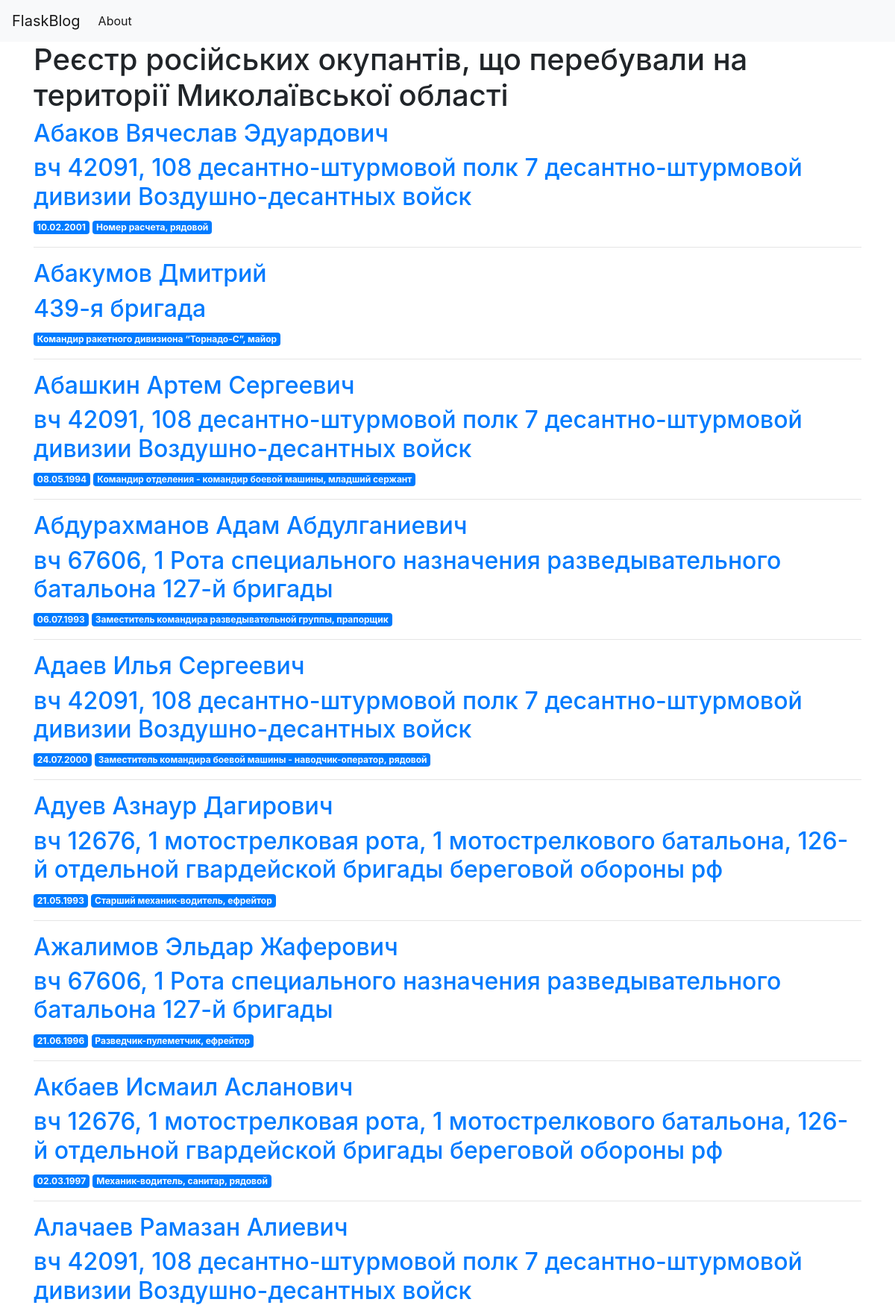
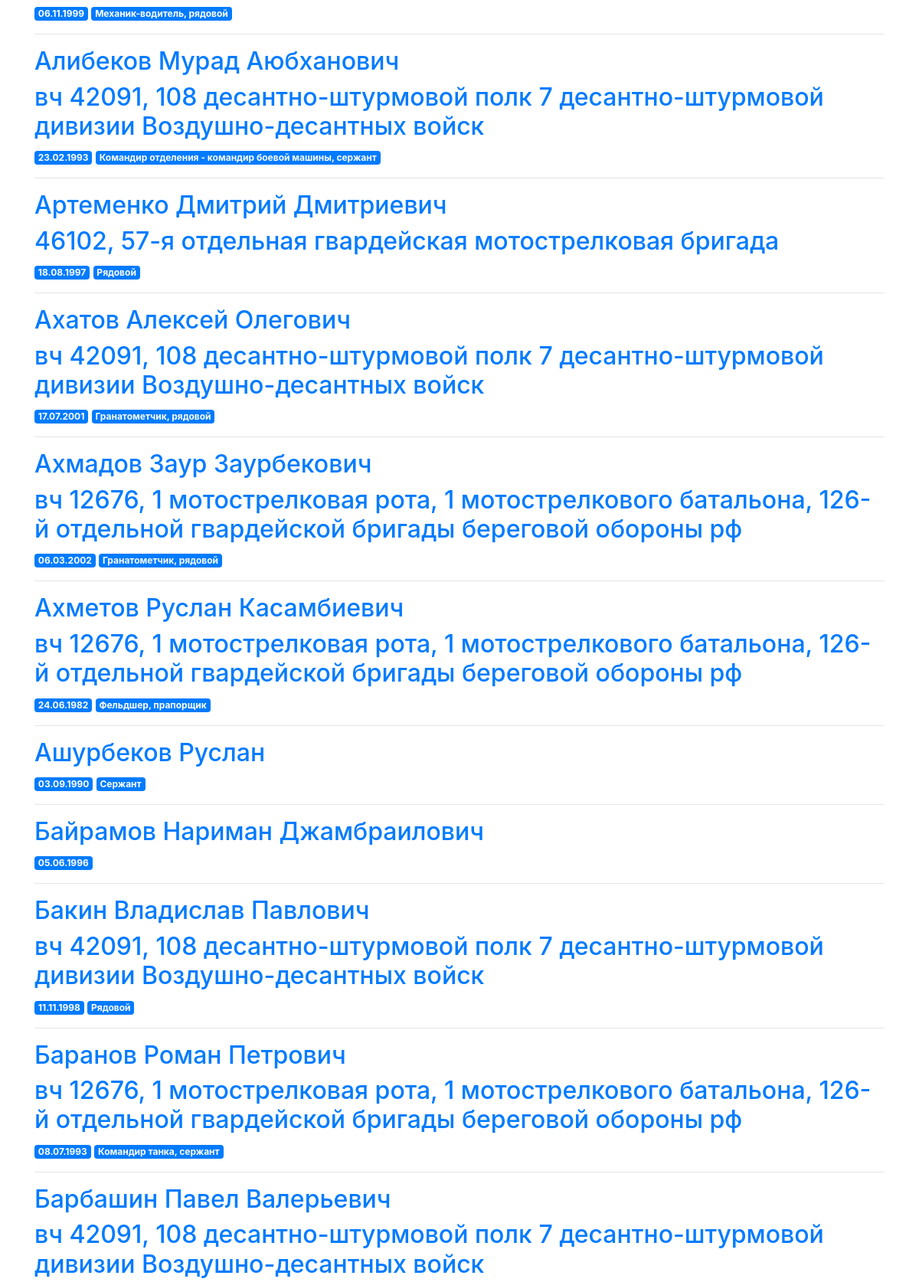
The page / (upper part) on the database its author committed (2 pictures, top to bottom).
### tables this page shows
CREATE TABLE posts (
        id INTEGER PRIMARY KEY AUTOINCREMENT,
        created TIMESTAMP NOT NULL DEFAULT CURRENT_TIMESTAMP,
        FIO TEXT,
        DOB TEXT,
        Position TEXT,
        Unit TEXT,
        Passport TEXT,
        Passport_Issue_Date TEXT,
        Issued_By TEXT,
        Taxpayer_Number TEXT,
        Social_Security_Number TEXT,
        Address TEXT,
        Phone_Number TEXT,
        Social_Media TEXT,
        Email TEXT,
        Status TEXT,
        Verified TEXT,
        Source TEXT,
        Image_File TEXT
    );

### app.py (the view)
@app.route('/')
def index():
    conn = get_db_connection()
    posts = conn.execute('SELECT * FROM posts').fetchall()
    conn.close()
    print(f"Template folder: {app.template_folder}")
    logging.debug(f"Static folder: {app.static_folder}")
    return render_template('index.html', posts=posts)

### app.py (called while the page is built)
def get_db_connection():
    conn = sqlite3.connect(db)
    conn.row_factory = sqlite3.Row
    return conn

### templates/index.html
{% extends 'base.html' %}
{% block content %}
    <h1>{% block title %} Реєстр російських окупантів, що перебували на території Миколаївської області {% endblock %}</h1>
    {% for post in posts %}
        <a href="{{ url_for('post', post_id=post['id'])}}">
            <h2>{{ post['FIO'] }}</h2>
        </a>
        <a href="{{ url_for('unit', post_unit=post['Unit'])}}">
            <h2>{{ post['Unit'] }}</h2>
        </a>
        <span class="badge badge-primary">{{ post['DOB'] }}</span>
        <span class="badge badge-primary">{{ post['Position'] }}</span>
        <hr>
    {% endfor %}
{% endblock %}

### rows shown on the page
posts: FIO "Абаков Вячеслав Эдуардович", Unit "вч 42091, 108 десантно-штурмовой полк 7 десантно-штурмовой дивизии Воздушно-десантных войск", DOB "10.02.2001", Position "Номер расчета, рядовой"
posts: FIO "Абакумов Дмитрий", Unit "439-я бригада", Position "Командир ракетного дивизиона “Торнадо-С”, майор"
posts: FIO "Абашкин Артем Сергеевич", Unit "вч 42091, 108 десантно-штурмовой полк 7 десантно-штурмовой дивизии Воздушно-десантных войск", DOB "08.05.1994", Position "Командир отделения - командир боевой машины, младший сержант"
posts: FIO "Абдурахманов Адам Абдулганиевич", Unit "вч 67606, 1 Рота специального назначения разведывательного батальона 127-й бригады", DOB "06.07.1993", Position "Заместитель командира разведывательной группы, прапорщик"
posts: FIO "Адаев Илья Сергеевич", Unit "вч 42091, 108 десантно-штурмовой полк 7 десантно-штурмовой дивизии Воздушно-десантных войск", DOB "24.07.2000", Position "Заместитель командира боевой машины - наводчик-оператор, рядовой"
posts: FIO "Адуев Азнаур Дагирович", Unit "вч 12676, 1 мотострелковая рота, 1 мотострелкового батальона, 126-й отдельной гвардейской бригады береговой обороны рф", DOB "21.05.1993", Position "Старший механик-водитель, ефрейтор"
posts: FIO "Ажалимов Эльдар Жаферович", Unit "вч 67606, 1 Рота специального назначения разведывательного батальона 127-й бригады", DOB "21.06.1996", Position "Разведчик-пулеметчик, ефрейтор"
posts: FIO "Акбаев Исмаил Асланович", Unit "вч 12676, 1 мотострелковая рота, 1 мотострелкового батальона, 126-й отдельной гвардейской бригады береговой обороны рф", DOB "02.03.1997", Position "Механик-водитель, санитар, рядовой"
posts: FIO "Алачаев Рамазан Алиевич", Unit "вч 42091, 108 десантно-штурмовой полк 7 десантно-штурмовой дивизии Воздушно-десантных войск", DOB "06.11.1999", Position "Механик-водитель, рядовой"
posts: FIO "Алибеков Мурад Аюбханович", Unit "вч 42091, 108 десантно-штурмовой полк 7 десантно-штурмовой дивизии Воздушно-десантных войск", DOB "23.02.1993", Position "Командир отделения - командир боевой машины, сержант"
posts: FIO "Артеменко Дмитрий Дмитриевич", Unit "46102, 57-я отдельная гвардейская мотострелковая бригада", DOB "18.08.1997", Position "Рядовой"
posts: FIO "Ахатов Алексей Олегович", Unit "вч 42091, 108 десантно-штурмовой полк 7 десантно-штурмовой дивизии Воздушно-десантных войск", DOB "17.07.2001", Position "Гранатометчик, рядовой"
posts: FIO "Ахмадов Заур Заурбекович", Unit "вч 12676, 1 мотострелковая рота, 1 мотострелкового батальона, 126-й отдельной гвардейской бригады береговой обороны рф", DOB "06.03.2002", Position "Гранатометчик, рядовой"
posts: FIO "Ахметов Руслан Касамбиевич", Unit "вч 12676, 1 мотострелковая рота, 1 мотострелкового батальона, 126-й отдельной гвардейской бригады береговой обороны рф", DOB "24.06.1982", Position "Фельдшер, прапорщик"
posts: FIO "Ашурбеков Руслан", DOB "03.09.1990", Position "Сержант"
posts: FIO "Байрамов Нариман Джамбраилович", DOB "05.06.1996"
posts: FIO "Бакин Владислав Павлович", Unit "вч 42091, 108 десантно-штурмовой полк 7 десантно-штурмовой дивизии Воздушно-десантных войск", DOB "11.11.1998", Position "Рядовой"
posts: FIO "Баранов Роман Петрович", Unit "вч 12676, 1 мотострелковая рота, 1 мотострелкового батальона, 126-й отдельной гвардейской бригады береговой обороны рф", DOB "08.07.1993", Position "Командир танка, сержант"
posts: FIO "Барбашин Павел Валерьевич", Unit "вч 42091, 108 десантно-штурмовой полк 7 десантно-штурмовой дивизии Воздушно-десантных войск"
